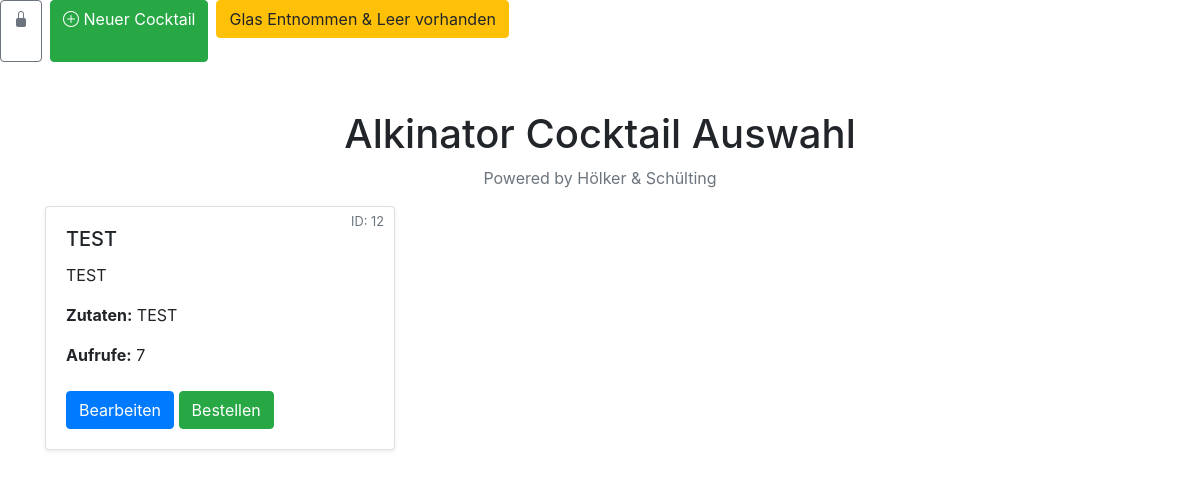
Before: / with the older database file.
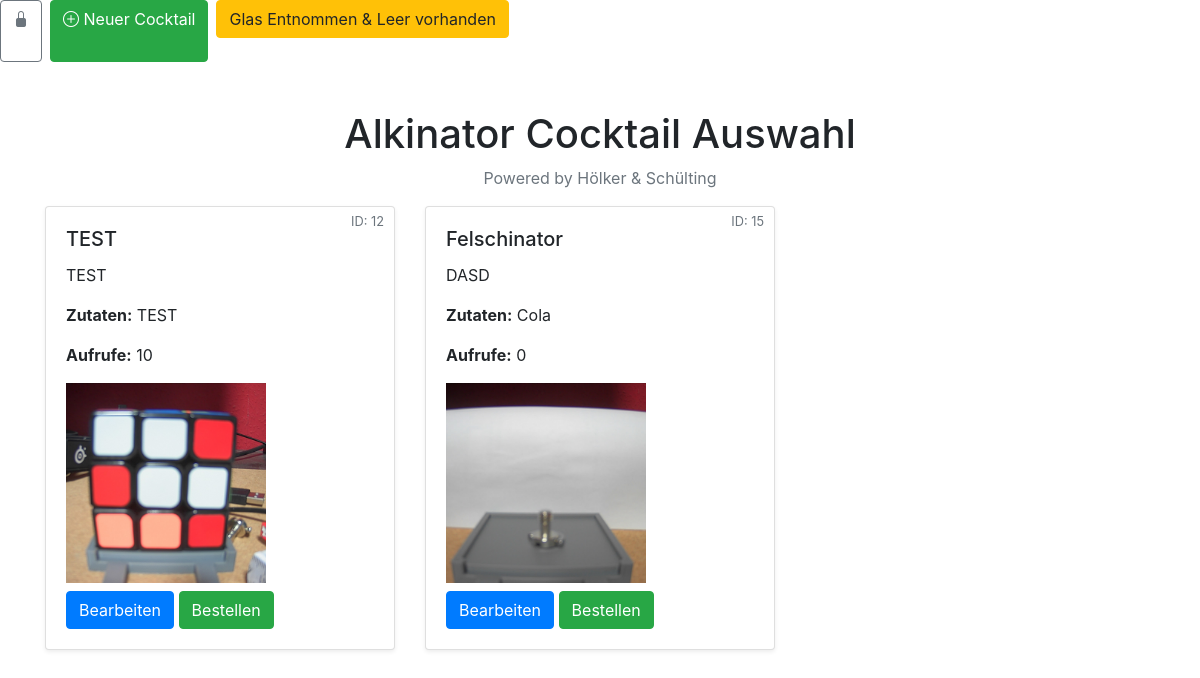
After: the same page with the newer database file.
### tables this page shows
CREATE TABLE cocktails (
        id INTEGER PRIMARY KEY AUTOINCREMENT,
        name TEXT NOT NULL,
        ingredients TEXT NOT NULL,
        description TEXT,
        image_path TEXT,
        counter INTEGER DEFAULT 0
    );

### app.py (the view)
@app.route('/')
def index():
    conn = get_db_connection()
    cocktails = conn.execute('SELECT * FROM cocktails ORDER BY counter DESC').fetchall()
    conn.close()
    return render_template('index.html', cocktails=cocktails)

### app.py (called while the page is built)
def get_db_connection():
    def trace_callback(sql):
        with open('sql_log.txt', 'a') as f:
            f.write(f"[SQL TRACE]: {sql}\n")
    conn = sqlite3.connect('cocktails.db', timeout=10)
    conn.row_factory = sqlite3.Row
    conn.set_trace_callback(trace_callback)  # Logging aktivieren
    return conn

### templates/index.html (shortened to what this page needs)
<!DOCTYPE html>
<html lang="de">
<head>
    <link href="https://stackpath.bootstrapcdn.com/bootstrap/4.5.2/css/bootstrap.min.css" rel="stylesheet">
    <link rel="stylesheet" href="https://cdnjs.cloudflare.com/ajax/libs/bootstrap-icons/1.8.1/font/bootstrap-icons.min.css">
</head>
<body>
        <div class="header-icons d-flex">
            {% if session.get('user') %}
                {% if session['user'] == 'Default' %}
                <a href="{{ url_for('create_cocktail') }}" class="btn btn-success mx-2">
                    <i class="bi bi-plus-circle me-1"></i> Neuer Cocktail
                </a>
                {% endif %}
                <a href="{{ url_for('settings') }}" class="btn btn-outline-secondary" title="Einstellungen">
                    <i class="bi bi-gear-fill"></i>
                </a>
                <a href="{{ url_for('order_logs') }}" class="btn btn-outline-secondary" title="Logs">
                    <i class="bi bi-journal-text"></i>
                </a>
                <a href="{{ url_for('logout') }}" class="btn btn-outline-danger" title="Logout">
                    <i class="bi bi-unlock-fill"></i>
                </a>
                <a href="{{ url_for('create_cocktail') }}" class="btn btn-success mx-2">
                    <i class="bi bi-plus-circle me-1"></i> Neuer Cocktail
                </a>
                <div class="text-center mb-4">
                    <button class="btn btn-warning" onclick="confirmGlasEntnommen()">Glas Entnommen & Leer vorhanden</button>
                </div>
            {% else %}
                <a href="{{ url_for('login') }}" class="btn btn-outline-secondary" title="Login">
                    <i class="bi bi-lock-fill"></i>
                </a>
                <a href="{{ url_for('create_cocktail') }}" class="btn btn-success mx-2">
                    <i class="bi bi-plus-circle me-1"></i> Neuer Cocktail
                </a>
                <div class="text-center mb-4">
                    <button class="btn btn-warning" onclick="confirmGlasEntnommen()">Glas Entnommen & Leer vorhanden</button>
                </div>
            {% endif %}
        </div>
    <div class="container mt-5">
        <h1 class="text-center">Alkinator Cocktail Auswahl</h1>
        <p class="text-center text-muted">Powered by Hölker & Schülting</p>
        <div class="row">
            {% for cocktail in cocktails %}
            <div class="col-md-4 mb-4">
                <div class="card shadow-sm position-relative">
                    <span class="cocktail-id">ID: {{ cocktail['id'] }}</span>
                    <div class="card-body">
                        <h5 class="card-title">{{ cocktail['name'] }}</h5>
                        <p class="card-text">{{ cocktail['description'] or "Ein leckerer Cocktail." }}</p>
                        <p><strong>Zutaten:</strong> {{ cocktail['ingredients'] }}</p>
                        <p><strong>Aufrufe:</strong> {{ cocktail['counter'] }}</p>
                        {% if cocktail['image_path'] %}
                        <img src="{{ url_for('static', filename=cocktail['image_path']) }}"
                            alt="{{ cocktail['name'] }}"
                            class="cocktail-image">
                        {% endif %}
                        <a href="{{ url_for('edit_cocktail', id=cocktail['id']) }}" class="btn btn-primary mt-2">Bearbeiten</a>
                        <button onclick="orderCocktail({{ cocktail['id'] }})" class="btn btn-success mt-2">Bestellen</button>
                    </div>
                </div>
            </div>
            {% endfor %}
        </div>
    </div>
</body>
</html>

Changed rows visible on the page:
changed cocktails "TEST": counter "7" → "10"; image_path: picture added
added cocktails: id "15", name "Felschinator", description "DASD", ingredients "Cola", counter "0", image_path (picture)
